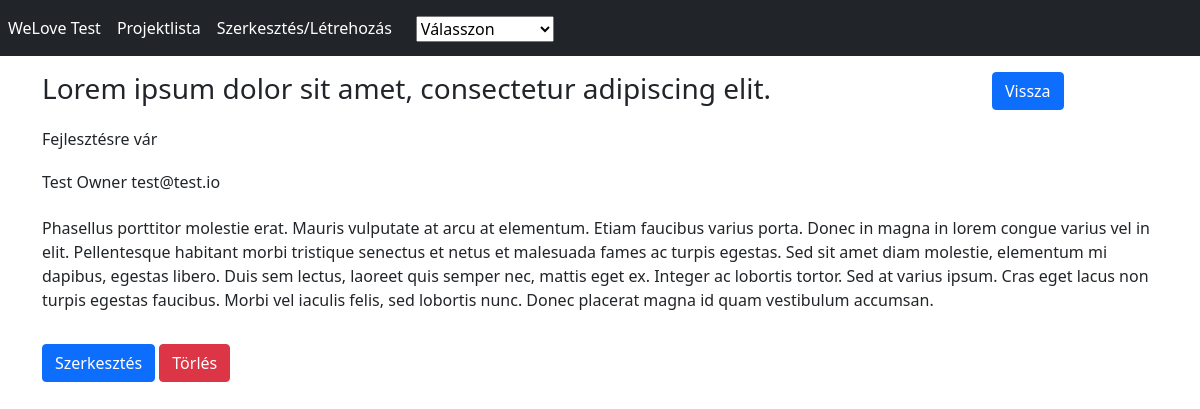
Screenshot of /readForm.php?id=1 with the database file from the repository.
### tables this page shows
CREATE TABLE IF NOT EXISTS `projects` (
  `id` int NOT NULL AUTO_INCREMENT,
  `title` varchar(150) NOT NULL,
  `description` mediumtext NOT NULL,
  PRIMARY KEY (`id`)
);

CREATE TABLE IF NOT EXISTS `statuses` (
  `id` int NOT NULL AUTO_INCREMENT,
  `key` varchar(45) NOT NULL,
  `name` varchar(45) NOT NULL,
  PRIMARY KEY (`id`),
  UNIQUE KEY `key_UNIQUE` (`key`)
);

CREATE TABLE IF NOT EXISTS `owners` (
  `id` int NOT NULL AUTO_INCREMENT,
  `name` varchar(150) NOT NULL,
  `email` varchar(150) NOT NULL,
  PRIMARY KEY (`id`),
  UNIQUE KEY `owner_email_UNIQUE` (`email`)
);

### classes/Db.class.php (called while the page is built)
<?php
class Db {
    private $username = "root";
    private $password = "";
    private $dbName = "welove_test";
    public function connect() {
        try {
            $dbh = new PDO('mysql:host=localhost;dbname=' . $this->dbName, $this->username, $this->password);
            return $dbh;
        } catch (PDOException $e) {
            print "Error!: ".$e->getMessage()."<br>";
            die();
        }
    }
}

### traits/ProjectDao.trait.php (called while the page is built, shortened)
<?php
require_once(__DIR__.'/../classes/Db.class.php') ;
trait ProjectDAO{
    function readOneProject($projectId){
        try{
            $stmt = $this->connect()->prepare('SELECT title, `description`, `owners`.`name` AS contact, `email`, statuses.name AS `status`
            FROM projects
            LEFT JOIN project_owner_pivot ON project_owner_pivot.project_id = projects.id
            LEFT JOIN owners ON owners.id = project_owner_pivot.owner_id
            LEFT JOIN project_status_pivot ON project_status_pivot.project_id = projects.id
            LEFT JOIN statuses ON statuses.id = project_status_pivot.status_id
            WHERE projects.id = ?
            ;');
            $stmt->execute([$projectId]);
            return $stmt->fetch();
        }catch (PDOException $e){
            echo "Error!: ".$e->getMessage()."<br>";
        }
    }
}

### readForm.php (the view, shortened to what this page needs)
<?php
    $projectId = $_GET['id'];
    $project = new Project();
    $result = $project->readOneProject($projectId);
?>
<?php
    include 'includes/header.inc.php';
?>
<?php
    include 'includes/navbar.inc.php';
?>
<div class="container">
    <div class="row mt-3">
        <div class="col-lg-10">
            <h3><?php echo $result["title"]?></h3>
        </div>
        <div class="col-lg-2">
            <a href="index.php" class="btn btn-primary">Vissza</a>
        </div>
    </div>
    <div class="row mt-3">
        <h6><?php echo $result["status"]?></h6>
    </div>
    <div class="row mt-3">
        <h6 class="float-start"><?php echo $result["contact"]?> <?php echo $result["email"]?></h6>
    </div>
    <div class="row mt-3">
        <p><?php echo $result["description"]?></p>
    </div>
    <div class="row mt-3">
        <div class="col-lg-5">
            <a href="updateForm.php?id=<?php echo $projectId ?>" class="btn btn-primary edit">Szerkesztés</a>
            <button class="btn btn-danger delete" data-id="<?php echo $projectId ?>">Törlés</button>
        </div>
    </div>
</div>
<?php
    include 'includes/footer.inc.php';
?>

### rows the page displays
projects: title "Lorem ipsum dolor sit amet, consectetur adipiscing elit.", statuses.name "Fejlesztésre vár", owners.name "Test Owner", owners.email "test@test.io", description "Phasellus porttitor molestie erat. Mauris vulputate at arcu at elementum. Etiam faucibus varius porta. Donec in magna in lorem congue varius vel in elit. Pellentesque habitant morbi tristique senectus et netus et malesuada fames ac turpis egestas. Sed sit amet diam molestie, elementum mi dapibus, egestas libero. Duis sem lectus, laoreet quis semper nec, mattis eget ex. Integer ac lobortis tortor. Sed at varius ipsum. Cras eget lacus non turpis egestas faucibus. Morbi vel iaculis felis, sed lobortis nunc. Donec placerat magna id quam vestibulum accumsan."
